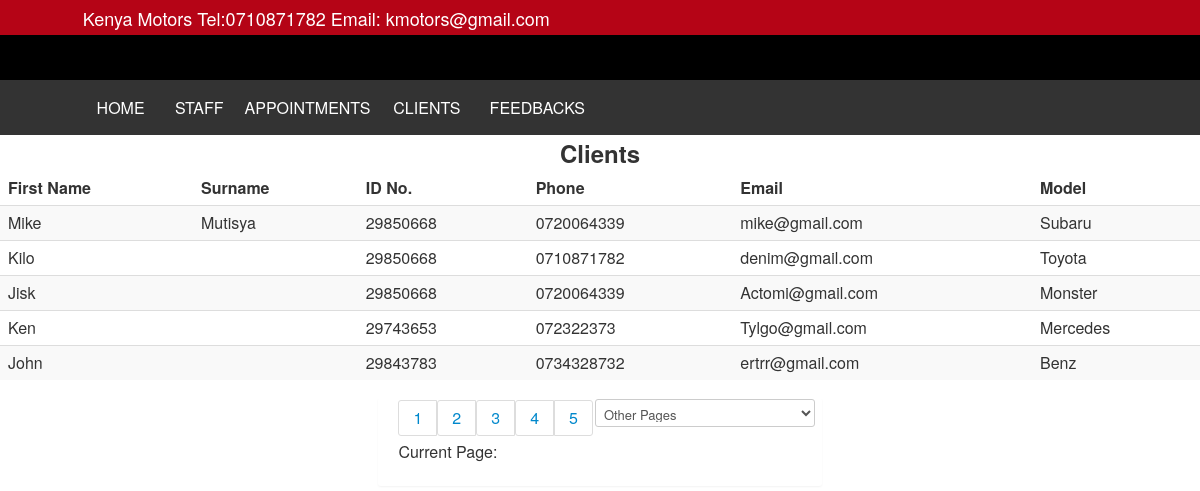
/clients.php, run on the app's committed database.
### tables this page shows
CREATE TABLE IF NOT EXISTS `registration` (
  `id` int(11) NOT NULL AUTO_INCREMENT,
  `first_name` varchar(255) NOT NULL,
  `surname` varchar(255) NOT NULL,
  `username` varchar(255) NOT NULL,
  `password` varchar(32) NOT NULL,
  `id_no` int(255) NOT NULL,
  `dob` varchar(255) NOT NULL,
  `tel` varchar(255) NOT NULL,
  `email` varchar(255) NOT NULL,
  `model` varchar(255) NOT NULL,
  PRIMARY KEY (`id`)
);

### clients.php (the view, shortened to what this page needs)
<html xmlns="http://www.w3.org/1999/xhtml">
<head>
</head>
<body>
<div id="main wrapper" align="center">
<div id="Page_header">
<?php include './admin_nav.php';?>
    <h2>Clients</h2>
        <table class="table table-striped">
            <thead>
            <th>First Name</th>
            <th>Surname</th>
            <th>ID No.</th>
            <th>Phone</th>
            <th>Email</th>
            <th>Model</th>
        </thead>
        <?php
        $s_per_page = 5;
        $s_page = (isset($_GET['page'])) ? (int) $_GET['page'] : 1;
        $s_start = ($s_page - 1) * $s_per_page;
        $result = mysql_query("SELECT * FROM `registration` LIMIT $s_start, $s_per_page ");
        while ($row = mysql_fetch_array($result)) {
            echo "<tr>";
            echo '<td>' . $row['first_name'] . '</td>';
            echo '<td>' . $row['surname'] . '</td>';
            echo '<td>' . $row['id_no'] . '</td>';
            echo '<td>' . $row['tel'] . '</td>';
            echo '<td>' . $row['email'] . '</td>';
            echo '<td>' . $row['model'] . '</td>';
            echo "</tr>";
        }
        ?>
    </table>
            <div class="pagination">
                <ul id="form_pages">
                    <li>
                        <form id="me">
            <table >
                <tr>
                    <td style="padding-left: 20px;"> <?php
                    $last=5;
                    for ($x = 0; $x < $last; $x++) {
                        $curr = $x + 1;
                        echo '<li><a href="clients?page=' . $curr . '">' . $curr . '</a></li>';
                    }
                    ?></td>
                    <td>
                    <select id="pages" onChange="change()">
                    <option value="-1">Other Pages</option>
                	</select>
                    </td><td colspan="1"></td>
                </tr>
                <tr><td></td></tr>
                <tr>
                    <td style="padding-left: 20px;">Current Page: <?php echo $_GET['page'];?></td>
                </tr>
            </table>
        </form>
                    </li>
                </ul>
    </div>
</body>
</html>

### admin_nav.php (shortened to what this page needs)
<link href="css/bootstrap.css" rel="stylesheet">
<table width="1500" height="" border="0">
  <tr>
      <td bgcolor="#B50416"></td><td colspan="8" bgcolor="#B50416" height="35"><font size="+1" style="color: #FFFFFF;text-align: center;margin-bottom: 200px;">Kenya Motors Tel:0710871782 Email: kmotors@gmail.com</font></td>
  </tr>
  <tr>
    <td height="45" colspan="8"  bgcolor="#000000">&nbsp;</td>
 </tr>
  <tr bgcolor="#333333" bordercolor="#333333">
    <td width="190" align="center" bgcolor="#333333">&nbsp;</td>
    <td width="116" height="55" bgcolor="#333333" align="center"><a href="index"><font color="#FFFFFF">HOME</a></td>
    <td width="120" bgcolor="#333333" align="center"><a href="staff"><font color="#FFFFFF">STAFF</font></a></td>
    <td width="148" bgcolor="#333333" align="center" ><a href="available_appointments"><font color="#FFFFFF">APPOINTMENTS</font></a></td>
    <td width="148" bgcolor="#333333" align="center" ><a href="clients"><font color="#FFFFFF">CLIENTS</font></a></td>
    <td width="148" bgcolor="#333333" align="center" ><a href="feedback"><font color="#FFFFFF">FEEDBACKS</font></a></td>
    <td width="1474" bgcolor="#333333" align="center">&nbsp;</td>
  </tr>
</table>

### clients.php (style rules this page uses)
#form_pages li { display: inline-block; }

### data on the page
registration: first_name "Mike", surname "Mutisya", id_no "29850668", tel "0720064339", email "mike@gmail.com", model "Subaru"
registration: first_name "Kilo", id_no "29850668", tel "0710871782", email "denim@gmail.com", model "Toyota"
registration: first_name "Jisk", id_no "29850668", tel "0720064339", email "Actomi@gmail.com", model "Monster"
registration: first_name "Ken", id_no "29743653", tel "072322373", email "Tylgo@gmail.com", model "Mercedes"
registration: first_name "John", id_no "29843783", tel "0734328732", email "ertrr@gmail.com", model "Benz"

### other printed values
$curr "1"
$curr "2"
$curr "3"
$curr "4"
$curr "5"
